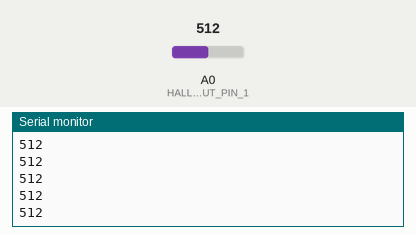
Simulated run of this sketch. Board: Arduino Uno, built with avr-gcc and run on an emulated ATmega328P. Shown: the last lines printed to the serial monitor. The test bench sets the inputs (shaded band); at power-on: A0 (HALLEFFECT_INPUT_PIN_1) = 512.

Above: at 1.2 s.
1.3 s: A0 (HALLEFFECT_INPUT_PIN_1) set to 716
At 1.8 s:
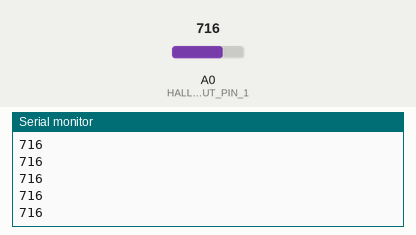
2.8 s: A0 (HALLEFFECT_INPUT_PIN_1) set to 900
At 3.8 s:
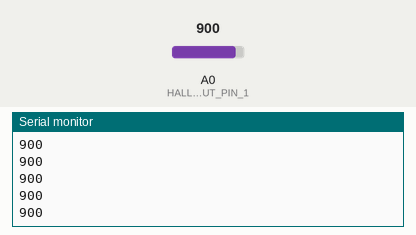
Timing chart, 0 to 5.8 s (numbered marks = the images above; inputs shaded):
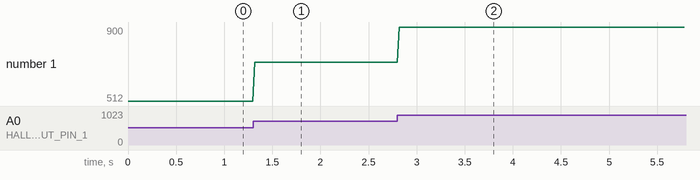

The sketch:

hall_effect_3_TO_92_demo.ino
```cpp
// Initialize pins
const uint16_t HALLEFFECT_INPUT_PIN_1 = A0;

void setup() {
  pinMode(HALLEFFECT_INPUT_PIN_1, INPUT);

  Serial.begin(9600);
}

void loop() {

  uint16_t hallEffectVal_1 = analogRead(HALLEFFECT_INPUT_PIN_1);

  // Print the raw photocell value (e,g., for Serial Console and Serial Plotter)
//  Serial.print("S1: ");
  Serial.print(hallEffectVal_1);

  Serial.println();

  delay(20); // read at 50Hz
}
```

Measured:
- after the input at 1.3 s, the serial monitor: prints a new line at once (image 1)
- after the input at 2.8 s, the serial monitor: prints a new line at once (image 2)
- plotted number 1: 512 → 716 after the input at 1.3 s, 716 → 900 after the input at 2.8 s
